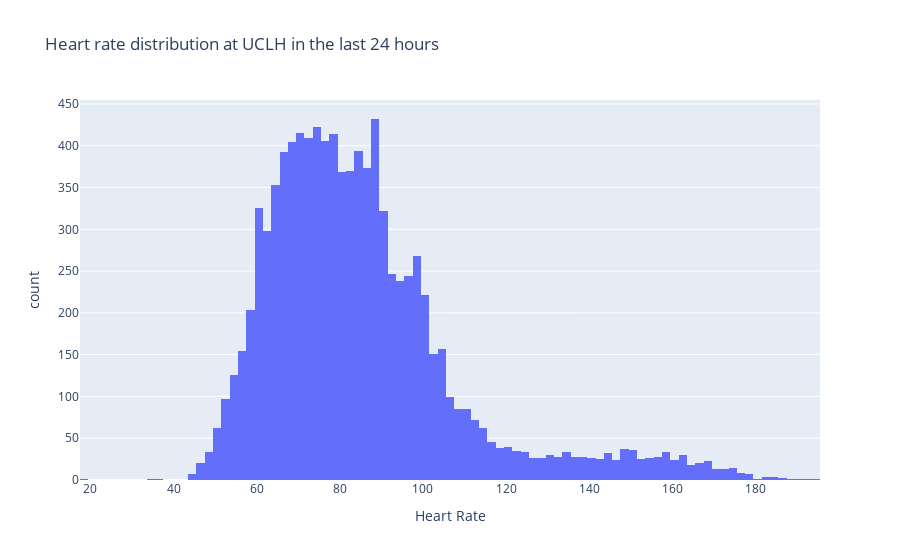

The notebook cell saved with this chart:
### Code cell
import plotly.express as px
figx = px.histogram(df, 
                    x='value_as_real',
                    title='Heart rate distribution at UCLH in the last 24 hours',
                   labels={'value_as_real': 'Heart Rate'})
figx.show()

### Figure 1 — Plotly figure (JSON) as saved in the notebook; plotly's stock layout.template omitted (floating-point values rounded to 4 significant figures; data arrays with more than 128 entries replaced by an {"elided": "..."} marker saying what was removed)
{"data": [{"alignmentgroup": "True", "bingroup": "x", "hovertemplate": "Heart Rate=%{x}<br>count=%{y}<extra></extra>", "legendgroup": "", "marker": {"color": "#636efa", "pattern": {"shape": ""}}, "name": "", "offsetgroup": "", "orientation": "v", "showlegend": false, "type": "histogram", "x": {"elided": "9626 int values"}, "xaxis": "x", "yaxis": "y"}], "layout": {"autosize": true, "barmode": "relative", "legend": {"tracegroupgap": 0}, "title": {"text": "Heart rate distribution at UCLH in the last 24 hours"}, "xaxis": {"anchor": "y", "autorange": true, "domain": [0, 1], "range": [17.5, 195.5], "title": {"text": "Heart Rate"}, "type": "linear"}, "yaxis": {"anchor": "x", "autorange": true, "domain": [0, 1], "range": [0, 454.7], "title": {"text": "count"}}}}
